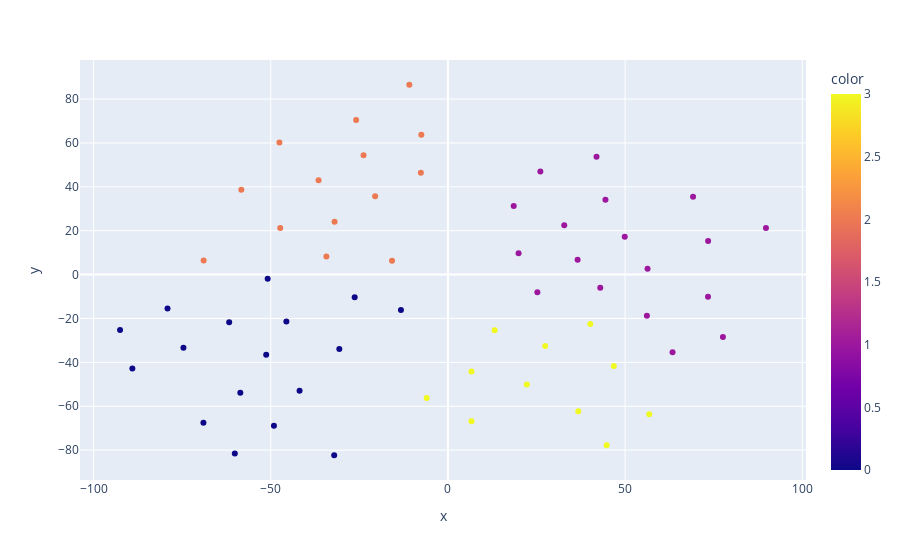

Notebook code for this chart:
### Code cell
px.scatter(x=x_te[:,0],
          y=x_te[:,1],
           color=labels) 
#не ідеально, але при взяті 30 відсотків на вибірку тесту кластеризація показує себе задовільно
#рекомендація розширити вибірку з данних

### Figure 1 — Plotly figure (JSON) as saved in the notebook; plotly's stock layout.template omitted (floating-point values rounded to 4 significant figures)
{"data": [{"hovertemplate": "x=%{x}<br>y=%{y}<br>color=%{marker.color}<extra></extra>", "legendgroup": "", "marker": {"color": [2, 1, 2, 1, 2, 0, 0, 3, 1, 0, 1, 0, 2, 3, 0, 3, 0, 0, 1, 0, 2, 1, 3, 0, 1, 3, 2, 3, 3, 1, 1, 1, 2, 0, 2, 0, 2, 0, 3, 1, 2, 0, 1, 0, 1, 3, 3, 1, 0, 1, 1, 2, 0, 1, 2, 2, 1, 2, 3, 0], "coloraxis": "coloraxis", "symbol": "circle"}, "mode": "markers", "name": "", "orientation": "v", "showlegend": false, "type": "scatter", "x": [-23.81, 89.75, -58.3, 41.94, -25.9, -49.1, -61.73, 56.81, 63.39, -51.28, 44.46, -26.32, -7.502, 22.27, -58.59, 44.81, -45.59, -69.0, 73.42, -13.26, -36.5, 56.15, 6.636, -92.53, 49.89, 13.18, -47.32, 36.8, 46.81, 32.83, 25.24, 26.08, -7.634, -89.06, -20.54, -50.87, -47.55, -60.14, -5.991, 77.6, -10.89, -79.13, 19.94, -30.65, 36.6, 6.645, 40.18, 56.33, -41.86, 73.39, 69.17, -31.99, -32.1, 18.56, -68.94, -34.3, 43.0, -15.77, 27.44, -74.64], "xaxis": "x", "y": [54.43, 21.21, 38.63, 53.7, 70.5, -68.94, -21.68, -63.63, -35.4, -36.51, 34.08, -10.29, 63.79, -50.06, -53.84, -77.8, -21.32, -67.5, 15.35, -16.11, 43.01, -18.76, -44.11, -25.2, 17.25, -25.37, 21.22, -62.31, -41.62, 22.45, -8.1, 46.99, 46.41, -42.78, 35.76, -1.918, 60.23, -81.53, -56.24, -28.4, 86.52, -15.45, 9.73, -33.94, 6.776, -66.81, -22.54, 2.695, -52.96, -10.1, 35.47, 24.03, -82.33, 31.3, 6.477, 8.303, -6.044, 6.31, -32.58, -33.36], "yaxis": "y"}], "layout": {"coloraxis": {"colorbar": {"title": {"text": "color"}}, "colorscale": [[0, "#0d0887"], [0.1111, "#46039f"], [0.2222, "#7201a8"], [0.3333, "#9c179e"], [0.4444, "#bd3786"], [0.5556, "#d8576b"], [0.6667, "#ed7953"], [0.7778, "#fb9f3a"], [0.8889, "#fdca26"], [1, "#f0f921"]]}, "legend": {"tracegroupgap": 0}, "margin": {"t": 60}, "xaxis": {"anchor": "y", "domain": [0, 1], "title": {"text": "x"}}, "yaxis": {"anchor": "x", "domain": [0, 1], "title": {"text": "y"}}}}
